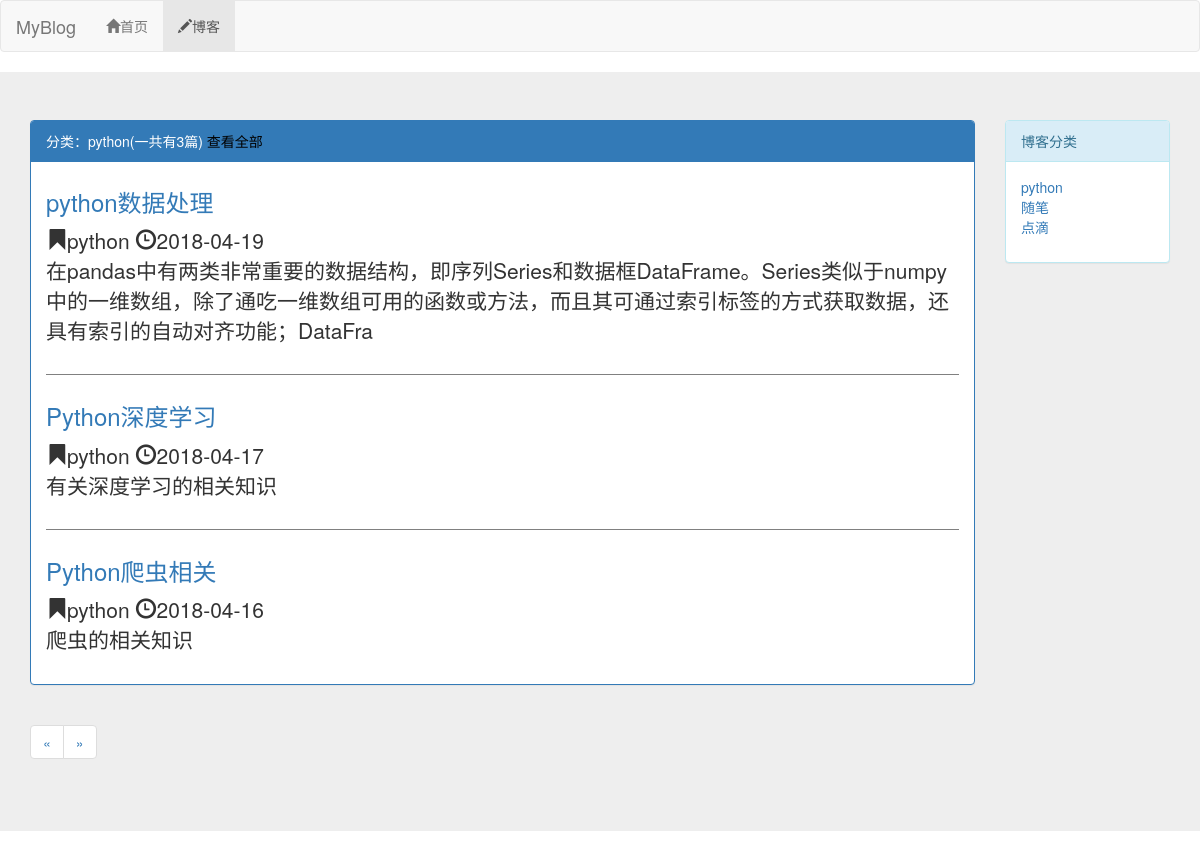
The page /blog/type/1 on the database its author committed.
### blog/models.py (models this page shows, shortened)
class BlogType(models.Model):
    type_name=models.CharField(max_length=15)
    def __str__(self):
        return self.type_name

class Blog(models.Model):
    title=models.CharField(max_length=50)
    blog_type=models.ForeignKey(BlogType,on_delete=models.DO_NOTHING)
    content=models.TextField()
    author=models.ForeignKey(User,on_delete=models.DO_NOTHING)
    creat_time=models.DateTimeField(auto_now_add=True)
    last_updated_time=models.DateTimeField(auto_now=True)
    class Meta:
        ordering=['-creat_time']

### blog/views.py (the view)
# urls.py: path('type/<int:blog_type_pk>',views.blogs_with_type,name='blogs_with_type'),
def blogs_with_type(request,blog_type_pk):
    context={}
    blog_type=get_object_or_404(BlogType,pk=blog_type_pk)
    context['blogs']=Blog.objects.filter(blog_type=blog_type)
    context['blog_type']=blog_type
    context['blog_types']=BlogType.objects.all()
    return render_to_response('blog/blogs_with_type.html',context)

### blog/templates/blog/blogs_with_type.html (shortened to what this page needs)
{% extends "blog/blog_list.html" %}
{% block blog_list_title %}
     分类：{{ blog_type.type_name }}(一共有{{blogs|length}}篇)
      <a href="{% url 'blog_list' %}" style="color:black">查看全部</a>
{% endblock %}

### blog/templates/blog/blog_list.html (shortened to what this page needs)
{% extends "base.html" %}
{% block nav_blog_active %} active {% endblock %}
{% load staticfiles %}
{% block hearder_extend %}
    <link rel="stylesheet" href="{% static 'blog/blog.css' %}">
{% endblock %}
{% block content %}
<div class="jumbotron">
<div class="container">
  <div class="row">
    <div class="col-xs-12 col-sm-8 col-md-9 col-lg-10">
        <div class="panel panel-primary">
            <div class="panel-heading">{% block blog_list_title %}{% endblock blog_list_title %}   </div>
            <div class="panel-body">
              {% for blog in blogs %}
                <div class="blog">
                        <h3> <a href="{% url 'blog_detail' blog.pk %}" style="text-decoration:none">{{ blog.title }}</a></h3>
                        <p class="blog-info">
                            <span class="glyphicon glyphicon-bookmark"></span>{{ blog.blog_type }}
                            <span class="glyphicon glyphicon-time"></span>{{ blog.creat_time|date:"Y-m-d" }}
                        </p>
                    <p>{{ blog.content|truncatechars:120}}</p>
                </div>
                {% empty %}
                <div class="blog">
                    <h3>暂无博客，请期待</h3>
                </div>
                {% endfor %}
            </div>
          </div>
          <div aria-label="Page navigation">
            <ul class="pagination">
                <li>
                    {% if page_of_blogs.has_previous%}
                        <a href="?page={{ page_of_blogs.previous_page_number }}" aria-label="Previous">
                         <span aria-hidden="true">&laquo;</span>
                        </a>
                    {% else %}
                    <span aria-hidden="true">&laquo;</span>
                    {% endif %}
                </li>
                <li>
                    {% if page_of_blogs.has_next%}
                         <a href="?page={{ page_of_blogs.next_page_number }}" aria-label="Next">
                         <span aria-hidden="true">&raquo;</span>
                        </a>
                    {% else %}
                        <span aria-hidden="true">&raquo;</span>
                    {% endif %}
                </li>
            </ul>
          </div>
    </div>
    <div class="hidden-xs col-sm-4 col-md-3 col-lg-2">
        <div class="panel panel-info">
            <div class="panel-heading">博客分类</div>
            <div class="panel-body">
                <ul class="blog-types">
                    {%  for blog_type in blog_types %}
                        <li>
                          <a href="{% url 'blogs_with_type' blog_type.pk %}">{{ blog_type.type_name }}</a>
                        </li>
                    {% empty %}
                         <li>暂无分类</li>
                    {% endfor %}
                  </ul>
            </div>
        </div>
    </div>
  </div>
</div>
</div>
{% endblock%}

### static/base.css (style rules this page uses)
* { margin: 0; padding: 0; }

### blog/static/blog/blog.css (style rules this page uses)
ul.blog-types { list-style-type: none; }
div.blog:not(:last-child) { margin-bottom: 2em; padding-bottom: 1em; border-bottom: 1px solid grey; }
div.blog p.blog-info { margin-bottom: 0; }
div.blog h3 { margin-top: 0.5em; }

### rows shown on the page
BlogType: type_name "python"
Blog: title "python数据处理", blog_type "python", creat_time "2018-04-19", content "在pandas中有两类非常重要的数据结构，即序列Series和数据框DataFrame。Series类似于numpy中的一维数组，除了通吃一维数组可用的函数或方法，而且其可通过索引标签的方式获取数据，还具有索引的自动对齐功能；DataFra"
Blog: title "Python深度学习", blog_type "python", creat_time "2018-04-17", content "有关深度学习的相关知识"
Blog: title "Python爬虫相关", blog_type "python", creat_time "2018-04-16", content "爬虫的相关知识"
BlogType: type_name "随笔"
BlogType: type_name "点滴"

### other values the page prints
{{ blogs|length }} "3"
